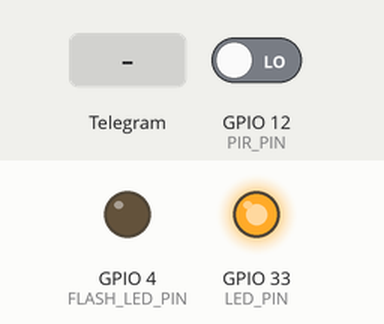
The sketch below on a simulated ESP32. Parts: output pins drawn as LEDs (lit = HIGH). The inputs (shaded band) are chosen by the test bench; at power-on: GPIO 12 (PIR_PIN) LOW. WiFi joins after 1.5 s; servers stay silent unless stated; the camera gives no picture; web services answer with replies made up by the test bench; what the sketch prints to the serial monitor is not drawn.

Above: at 3.3 s.
3.4 s: Telegram message "/led" received
At 4.8 s:
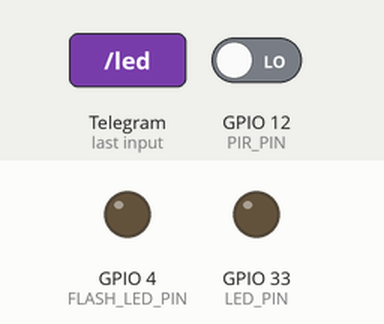
6.7 s: Telegram message "/photo" received
Timing chart, 0 to 9.7 s (numbered marks = the images above; inputs shaded):
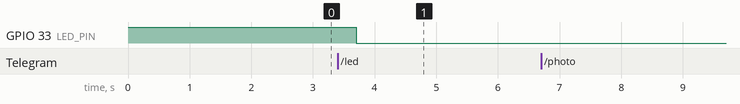

The sketch:

ESP32-CAM-BOT-PHOTO-MOTION.ino
```cpp
// LV 7/Dic/23 Taken from https://randomnerdtutorials.com/telegram-esp32-cam-photo-arduino/
// LV Added a better flash and toggle of LED 33

/*
  Rui Santos
  Complete project details at https://RandomNerdTutorials.com/telegram-esp32-cam-photo-arduino/

  Permission is hereby granted, free of charge, to any person obtaining a copy
  of this software and associated documentation files.

  The above copyright notice and this permission notice shall be included in all
  copies or substantial portions of the Software.
*/

// Code partially taken from https://microcontrollerslab.com/hc-sr04-ultrasonic-esp32-tutorial/


#include <Arduino.h>
#include <WiFi.h>
#include <WiFiClientSecure.h>
#include "soc/soc.h"
#include "soc/rtc_cntl_reg.h"
#include "esp_camera.h"
#include <UniversalTelegramBot.h>
#include <ArduinoJson.h>

const char* ssid = "your SSID";
const char* password = "your passwd";

// Initialize Telegram BOT
String BOTtoken = "your bot token from Telegram";  // your Bot Token (Get from Botfather)

// Use @myidbot to find out the chat ID of an individual or a group
// Also note that you need to click "start" on a bot before it can
// message you
String CHAT_ID = "your id from Telegram";

bool sendPhoto = false;
bool pirEnable = false;
bool pirAlert = false;
bool pirAlertPrevious = LOW;
bool pirAlertCurrent = LOW;

WiFiClientSecure clientTCP;
UniversalTelegramBot bot(BOTtoken, clientTCP);

#define FLASH_LED_PIN 4
#define PIR_PIN  12 // GPIO12 pin connected to OUTPUT pin of sensor
bool flashState = false;

//LV 12/12/23
#define LED_PIN 33
bool ledState = HIGH;

//Checks for new messages every 1 second.
int botRequestDelay = 1000;
unsigned long lastTimeBotRan;

//CAMERA_MODEL_AI_THINKER
#define PWDN_GPIO_NUM     32
#define RESET_GPIO_NUM    -1
#define XCLK_GPIO_NUM      0
#define SIOD_GPIO_NUM     26
#define SIOC_GPIO_NUM     27

#define Y9_GPIO_NUM       35
#define Y8_GPIO_NUM       34
#define Y7_GPIO_NUM       39
#define Y6_GPIO_NUM       36
#define Y5_GPIO_NUM       21
#define Y4_GPIO_NUM       19
#define Y3_GPIO_NUM       18
#define Y2_GPIO_NUM        5
#define VSYNC_GPIO_NUM    25
#define HREF_GPIO_NUM     23
#define PCLK_GPIO_NUM     22


void configInitCamera(){
  camera_config_t config;
  config.ledc_channel = LEDC_CHANNEL_0;
  config.ledc_timer = LEDC_TIMER_0;
  config.pin_d0 = Y2_GPIO_NUM;
  config.pin_d1 = Y3_GPIO_NUM;
  config.pin_d2 = Y4_GPIO_NUM;
  config.pin_d3 = Y5_GPIO_NUM;
  config.pin_d4 = Y6_GPIO_NUM;
  config.pin_d5 = Y7_GPIO_NUM;
  config.pin_d6 = Y8_GPIO_NUM;
  config.pin_d7 = Y9_GPIO_NUM;
  config.pin_xclk = XCLK_GPIO_NUM;
  config.pin_pclk = PCLK_GPIO_NUM;
  config.pin_vsync = VSYNC_GPIO_NUM;
  config.pin_href = HREF_GPIO_NUM;
  config.pin_sscb_sda = SIOD_GPIO_NUM;
  config.pin_sscb_scl = SIOC_GPIO_NUM;
  config.pin_pwdn = PWDN_GPIO_NUM;
  config.pin_reset = RESET_GPIO_NUM;
  config.xclk_freq_hz = 20000000;
  config.pixel_format = PIXFORMAT_JPEG;
  config.grab_mode = CAMERA_GRAB_LATEST;

  //init with high specs to pre-allocate larger buffers
  if(psramFound()){
    config.frame_size = FRAMESIZE_UXGA;
    config.jpeg_quality = 10;  //0-63 lower number means higher quality
    config.fb_count = 1;
  } else {
    config.frame_size = FRAMESIZE_SVGA;
    config.jpeg_quality = 12;  //0-63 lower number means higher quality
    config.fb_count = 1;
  }

  // camera init
  esp_err_t err = esp_camera_init(&config);
  if (err != ESP_OK) {
    Serial.printf("Camera init failed with error 0x%x", err);
    delay(1000);
    ESP.restart();
  }
}

void handleNewMessages(int numNewMessages) {
  Serial.print("Handle New Messages: ");
  Serial.println(numNewMessages);

  for (int i = 0; i < numNewMessages; i++) {
    String chat_id = String(bot.messages[i].chat_id);
    //if (chat_id != CHAT_ID){
    //  bot.sendMessage(chat_id, "Unauthorized user", "");
    //  continue;
    //}

    // Print the received message
    String text = bot.messages[i].text;
    Serial.println(text);

    String from_name = bot.messages[i].from_name;
    if (text == "/start") {
      String welcome = "Welcome , " + from_name + "\n";
      welcome += "Use the following commands to interact with the ESP32-CAM \n";
      welcome += "/photo : takes a new photo\n";
      //LV 12/12/23
      welcome += "/led : toggles LED on back \n";
      welcome += "/flash : toggles flash  \n";
      welcome += "/pir : toggles PIR Detector \n";
      bot.sendMessage(CHAT_ID, welcome, "");
    }

    if (text == "/flash") {
      flashState = !flashState;
      bot.sendMessage(CHAT_ID, "Flash set to "+ String(flashState), "");
    }

    //LV 12/12/23
      if (text == "/led") {
      ledState = !ledState;
      digitalWrite(LED_PIN, ledState);
      Serial.println("Change 33 LED state");

      bot.sendMessage(CHAT_ID, "LED 33 set to "+ String(!ledState), "");
    }
    if (text == "/photo") {

      //Serial.println("New photo request");
      bot.sendMessage(CHAT_ID, "Photo requested ...", "");
      sendPhoto = true;
    }

     if (text == "/pir") {
      pirEnable = !pirEnable;
      bot.sendMessage(CHAT_ID, "Changed PIR enable to "+String(pirEnable), "");
    }
  }
}


String sendPhotoTelegram() {
  const char* myDomain = "api.telegram.org";
  String getAll = "";
  String getBody = "";

//LV 12/12/23
ledcSetup(15, 5000, 8);
ledcAttachPin(FLASH_LED_PIN, 15);
if (flashState){
  ledcWrite(15, 255);
}


  //Dispose first picture because of bad quality
  camera_fb_t * fb = NULL;
  fb = esp_camera_fb_get();
  esp_camera_fb_return(fb); // dispose the buffered image


  // Take a new photo
  fb = NULL;
  fb = esp_camera_fb_get();
  if(!fb) {
    Serial.println("Camera capture failed");
    delay(1000);
    ESP.restart();
    return "Camera capture failed";
  }
  //LV 12/12/23
  ledcWrite(15, 0);


  Serial.println("Connect to " + String(myDomain));


  if (clientTCP.connect(myDomain, 443)) {
    Serial.println("Connection successful");

    String head = "--RandomNerdTutorials\r\nContent-Disposition: form-data; name=\"chat_id\"; \r\n\r\n" + CHAT_ID + "\r\n--RandomNerdTutorials\r\nContent-Disposition: form-data; name=\"photo\"; filename=\"esp32-cam.jpg\"\r\nContent-Type: image/jpeg\r\n\r\n";
    String tail = "\r\n--RandomNerdTutorials--\r\n";

    size_t imageLen = fb->len;
    size_t extraLen = head.length() + tail.length();
    size_t totalLen = imageLen + extraLen;

    clientTCP.println("POST /bot"+BOTtoken+"/sendPhoto HTTP/1.1");
    clientTCP.println("Host: " + String(myDomain));
    clientTCP.println("Content-Length: " + String(totalLen));
    clientTCP.println("Content-Type: multipart/form-data; boundary=RandomNerdTutorials");
    clientTCP.println();
    clientTCP.print(head);

    uint8_t *fbBuf = fb->buf;
    size_t fbLen = fb->len;
    for (size_t n=0;n<fbLen;n=n+1024) {
      if (n+1024<fbLen) {
        clientTCP.write(fbBuf, 1024);
        fbBuf += 1024;
      }
      else if (fbLen%1024>0) {
        size_t remainder = fbLen%1024;
        clientTCP.write(fbBuf, remainder);
      }
    }

    clientTCP.print(tail);

    esp_camera_fb_return(fb);

    int waitTime = 10000;   // timeout 10 seconds
    long startTimer = millis();
    boolean state = false;

    while ((startTimer + waitTime) > millis()){
      Serial.print(".");
      delay(100);
      while (clientTCP.available()) {
        char c = clientTCP.read();
        if (state==true) getBody += String(c);
        if (c == '\n') {
          if (getAll.length()==0) state=true;
          getAll = "";
        }
        else if (c != '\r')
          getAll += String(c);
        startTimer = millis();
      }
      if (getBody.length()>0) break;
    }
    clientTCP.stop();
    Serial.println(getBody);
  }
  else {
    getBody="Connected to api.telegram.org failed.";
    Serial.println("Connected to api.telegram.org failed.");
  }
  return getBody;
}

void setup(){

//LV 18/12/23
    pinMode(PIR_PIN , INPUT);

    String welcome ="Camera is ready ..\n";
       welcome += "Use the following commands to interact with the ESP32-CAM \n";
      welcome += "/start : to display this message \n";
      welcome += "/photo : takes a new photo \n";
      //LV 12/12/23
      welcome += "/led : toggles LED \n";
      welcome += "/flash : toggles flash  \n";
      welcome += "/pir : toggles PIR Detector \n";

  WRITE_PERI_REG(RTC_CNTL_BROWN_OUT_REG, 0);
  // Init Serial Monitor
  Serial.begin(115200);


//LV 12/12/23
  // Set LED 33 as output
  pinMode(LED_PIN, OUTPUT);
  digitalWrite(LED_PIN, ledState);


  // Config and init the camera
  configInitCamera();

  // Connect to Wi-Fi
  WiFi.mode(WIFI_STA);
  Serial.println();
  Serial.print("Connecting to ");
  Serial.println(ssid);
  WiFi.begin(ssid, password);
  clientTCP.setCACert(TELEGRAM_CERTIFICATE_ROOT); // Add root certificate for api.telegram.org
  while (WiFi.status() != WL_CONNECTED) {
    Serial.print(".");
    delay(500);
  }
  Serial.println();
  Serial.print("ESP32-CAM IP Address: ");
  Serial.println(WiFi.localIP());

  bot.sendMessage(CHAT_ID, welcome, "");
}

void loop() {

pirAlertPrevious = pirAlertCurrent; // store old state
  pirAlertCurrent = digitalRead(PIR_PIN);   // read new state

  if (pirAlertPrevious == LOW && pirAlertCurrent == HIGH) {   // pin state change: LOW -> HIGH
    Serial.println("Motion detected!");

    if (pirEnable){
    bot.sendMessage(CHAT_ID, "Motion detected ...", "");
    sendPhoto = true;}
  }
  else
  if (pirAlertPrevious == HIGH && pirAlertCurrent == LOW) {   // pin state change: HIGH -> LOW
    Serial.println("Motion stopped!");

  }


  if (sendPhoto) {

    //Serial.println("Preparing photo");
    bot.sendMessage(CHAT_ID, "Preparing photo ...", "");
    sendPhotoTelegram();

    sendPhoto = false;
  }
  if (millis() > lastTimeBotRan + botRequestDelay)  {
    int numNewMessages = bot.getUpdates(bot.last_message_received + 1);
    while (numNewMessages) {
      Serial.println("got response");
      handleNewMessages(numNewMessages);
      numNewMessages = bot.getUpdates(bot.last_message_received + 1);
    }
    lastTimeBotRan = millis();
  }
}
```

Measured:
- after the input at 3.4 s, GPIO 33 (LED_PIN): HIGH → LOW after 0.30 s
